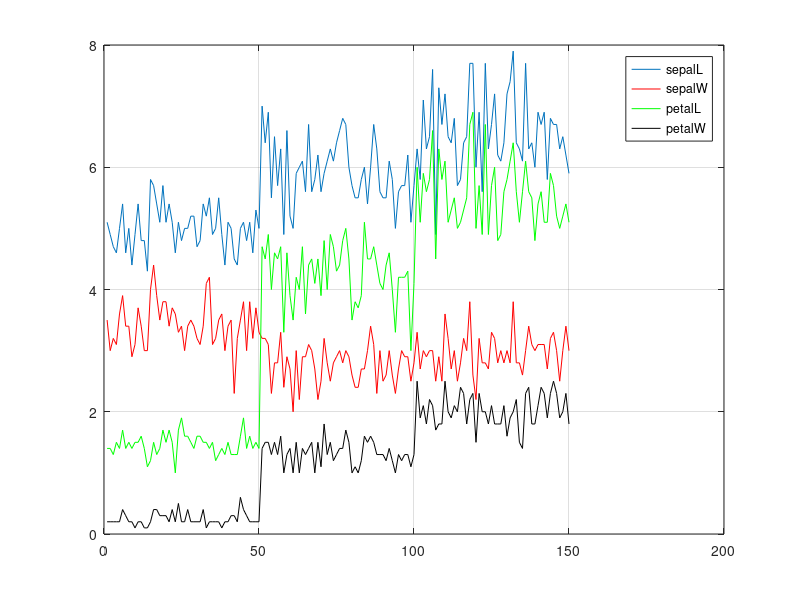
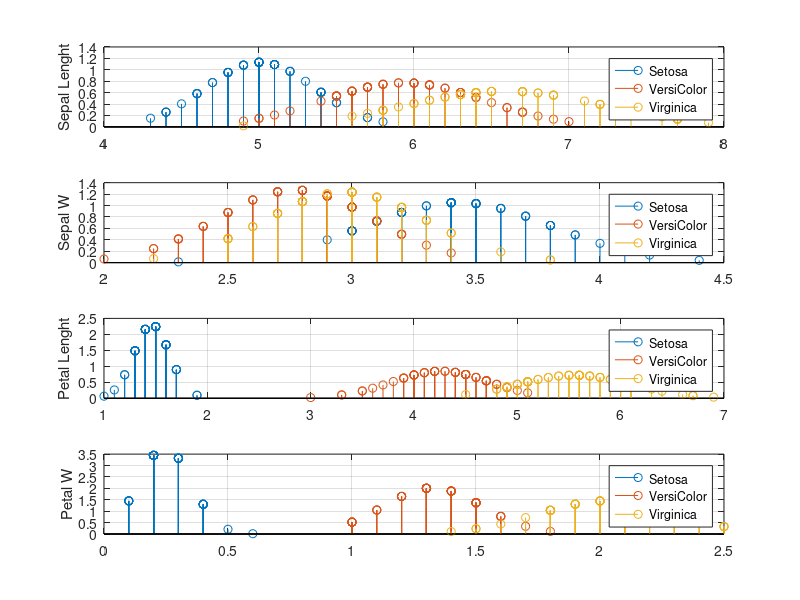
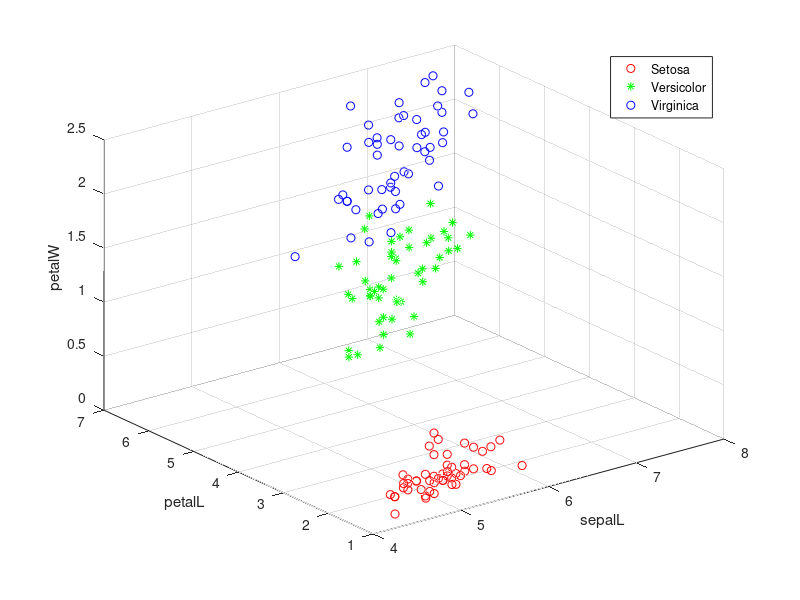

Source code (MATLAB) for these figures, in order:

clear,clc,close all
load fisheriris.mat

sepalL=meas(:,1);
sepalW=meas(:,2);
petalL=meas(:,3);
petalW=meas(:,4);

plot(sepalL)
grid on
hold on
plot(sepalW,'r')
plot(petalL,'g')
plot(petalW,'k')
legend('sepalL','sepalW','petalL','petalW')

figure(2)
subplot(411)
mu_1=mean(sepalL(1:50));
mu_2=mean(sepalL(51:100));
mu_3=mean(sepalL(101:end));
sigma1=std(sepalL(1:50));
sigma2=std(sepalL(51:100));
sigma3=std(sepalL(101:end));
Y1 = normpdf(sepalL(1:50),mu_1,sigma1);
Y2 = normpdf(sepalL(51:100),mu_2,sigma2);
Y3 = normpdf(sepalL(101:end),mu_3,sigma3);
stem(sepalL(1:50),Y1)
hold on
stem(sepalL(51:100),Y2)
stem(sepalL(101:end),Y3)
ylabel('Sepal Lenght')
legend('Setosa','VersiColor','Virginica')
grid on

disp('Matriz de Covarianza 1: ')
M1=[sepalL(1:50),sepalL(51:100),sepalL(101:end)];
cov(M1)

subplot(412)
mu_1=mean(sepalW(1:50));
mu_2=mean(sepalW(51:100));
mu_3=mean(sepalW(101:end));
sigma1=std(sepalW(1:50));
sigma2=std(sepalW(51:100));
sigma3=std(sepalW(101:end));
Y1 = normpdf(sepalW(1:50),mu_1,sigma1);
Y2 = normpdf(sepalW(51:100),mu_2,sigma2);
Y3 = normpdf(sepalW(101:end),mu_3,sigma3);
stem(sepalW(1:50),Y1)
hold on
stem(sepalW(51:100),Y2)
stem(sepalW(101:end),Y3)
ylabel('Sepal W')
legend('Setosa','VersiColor','Virginica')
grid on
disp('Matriz de Covarianza 2: ')
M2=[sepalW(1:50),sepalW(51:100),sepalW(101:end)];
cov(M2)

subplot(413)
mu_pLSet=mean(petalL(1:50));
mu_pLVer=mean(petalL(51:100));
mu_pLVir=mean(petalL(101:end));
sigma_pLSet=std(petalL(1:50));
sigma_pLVer=std(petalL(51:100));
sigma_pLVir=std(petalL(101:end));
Y1 = normpdf(petalL(1:50),mu_pLSet,sigma_pLSet);
Y2 = normpdf(petalL(51:100),mu_pLVer,sigma_pLVer);
Y3 = normpdf(petalL(101:end),mu_pLVir,sigma_pLVir);
stem(petalL(1:50),Y1)
hold on
stem(petalL(51:100),Y2)
stem(petalL(101:end),Y3)
ylabel('Petal Lenght')
legend('Setosa','VersiColor','Virginica')
grid on

disp('Matriz de Covarianza 3: ')
M3=[petalL(1:50),petalL(51:100),petalL(101:end)];
cov(M3)

subplot(414)

mu_pWSet=mean(petalW(1:50));
mu_pWVer=mean(petalW(51:100));
mu_pWVir=mean(petalW(101:end));
sigma_pWSet=std(petalW(1:50));
sigma_pWVer=std(petalW(51:100));
sigma_pWVir=std(petalW(101:end));
Y1 = normpdf(petalW(1:50),mu_pWSet,sigma_pWSet);
Y2 = normpdf(petalW(51:100),mu_pWVer,sigma_pWVer);
Y3 = normpdf(petalW(101:end),mu_pWVir,sigma_pWVir);
stem(petalW(1:50),Y1)
hold on
stem(petalW(51:100),Y2)
stem(petalW(101:end),Y3)
ylabel('Petal W')
legend('Setosa','VersiColor','Virginica')
grid on
disp('Matriz de Covarianza 4: ')
M4=[petalW(1:50),petalW(51:100),petalW(101:end)];
cov(M4)


figure(3)
plot3(sepalL(1:50),petalL(1:50),petalW(1:50),'ro')
hold on
plot3(sepalL(51:100),petalL(51:100),petalW(51:100),'g*')
plot3(sepalL(101:end),petalL(101:end),petalW(101:end),'bo')
grid on
xlabel('sepalL')
ylabel('petalL')
zlabel('petalW')
legend('Setosa','Versicolor','Virginica')


%% Clasificador Bayesiano
% https://es.wikipedia.org/wiki/Clasificador_bayesiano_ingenuo

PSetosa=50/150;
PVersicolor=50/150;
PVirginica=50/150;

PL=meas(:,3);
PW=meas(:,4);


for(k=1:length(PL)) % 100 of data
    
    lTest=PL(k);
    wTest=PW(k);

    PpetalLSetosa=    1/sqrt(2*pi*sigma_pLSet^2)*exp(-(lTest-mu_pLSet)^2/(2*sigma_pLSet^2));
    PpetalLVersicolor=1/sqrt(2*pi*sigma_pLVer^2)*exp(-(lTest-mu_pLVer)^2/(2*sigma_pLVer^2));
    PpetalLVirginica= 1/sqrt(2*pi*sigma_pLVir^2)*exp(-(lTest-mu_pLVir)^2/(2*sigma_pLVir^2));

    PpetalWSetosa=    1/sqrt(2*pi*sigma_pWSet^2)*exp(-(wTest-mu_pWSet)^2/(2*sigma_pWSet^2));
    PpetalWVersicolor=1/sqrt(2*pi*sigma_pWVer^2)*exp(-(wTest-mu_pWVer)^2/(2*sigma_pWVer^2));
    PpetalWVirginica= 1/sqrt(2*pi*sigma_pWVir^2)*exp(-(wTest-mu_pWVir)^2/(2*sigma_pWVir^2));

    evidencia=PSetosa*PpetalLSetosa*PpetalWSetosa + ...
        PVersicolor*PpetalLVersicolor*PpetalWVersicolor + ...
        PVirginica*PpetalLVirginica*PpetalWVirginica;

    postSetosa=    PSetosa*PpetalLSetosa*PpetalWSetosa/evidencia
    postVersicolor=PVersicolor*PpetalLVersicolor*PpetalWVersicolor/evidencia
    postVirginica= PVirginica*PpetalLVirginica*PpetalWVirginica/evidencia
    
    % Predicci?n
    POS=[postSetosa,postVersicolor,postVirginica];
    if(max(POS)==postSetosa)
        pred(k)=1;
    elseif(max(POS)==postVersicolor)
        pred(k)=2;
    else
        pred(k)=3;
    end
end
